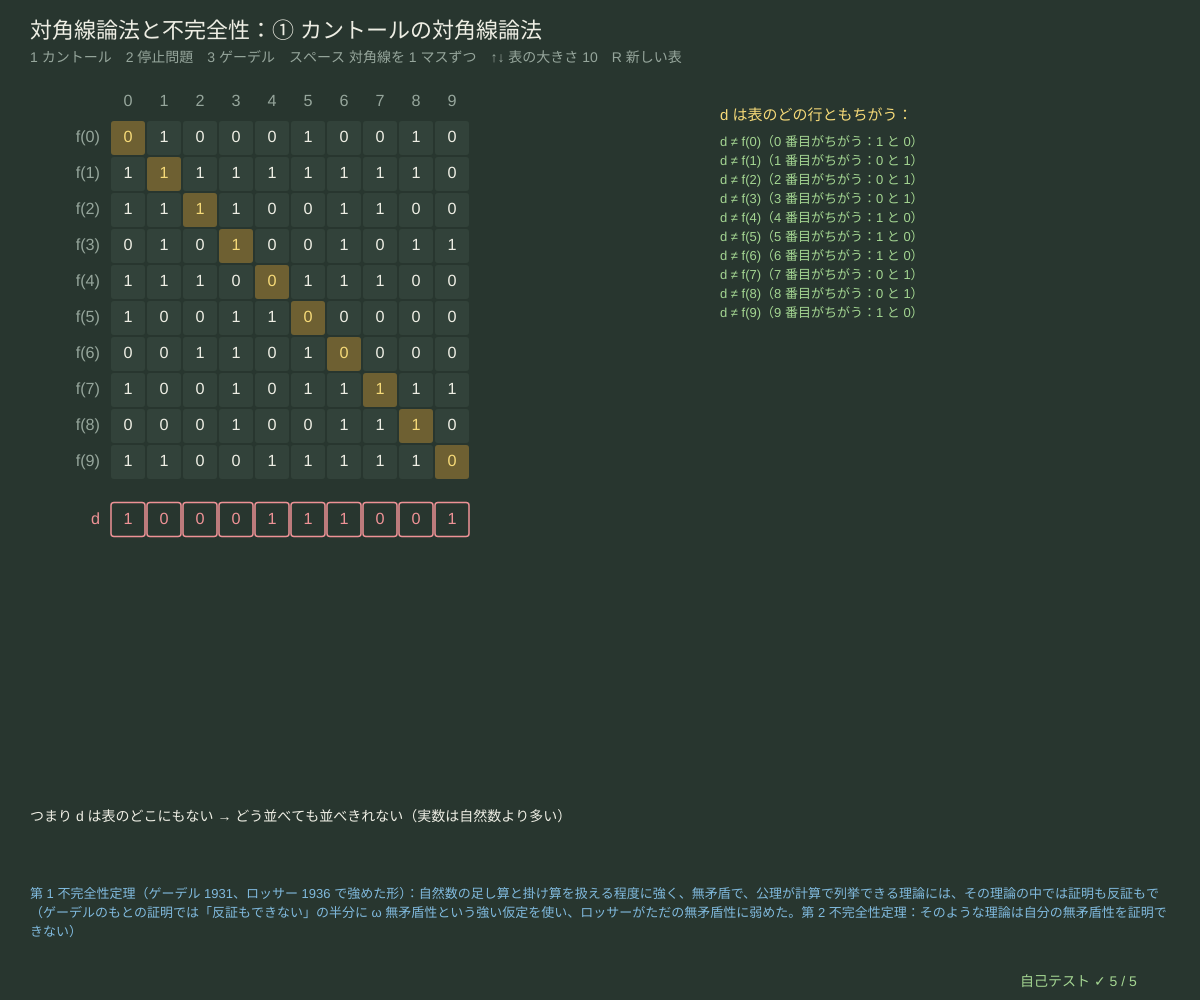
Frame 1 (no input)
Frame 60 (no input): identical to frame 1, image omitted
Frame 120 (the mouse pressed at the canvas centre since frame 60): identical to frame 1, image omitted

The p5.js sketch that drew this single still picture (run headless with seeded random() and noise() and a simulated clock; from frame 60 on, the mouse is pressed at the canvas centre):

// p5.js sketch
// ── sketch.js
// ============================================
// 11 対角線論法と不完全性 ─ 「表に全部並べた」と言われたら、対角線を反転した行を作る。その行は表のどの行ともちがう
// ① カントール：0 と 1 の無限の列は数えきれない　② 停止問題：止まるかを判定するプログラムは作れない
// ③ ゲーデル：「この文は証明できない」という文が作れる（10 のゲーデル数で、式が自分の番号について話せる）
// 1 2 3 図を選ぶ / スペース 対角線を 1 マスずつ / ↑↓ 表の大きさ / R 新しい表
// ============================================

let panel = 0, sizeN = 10, table = [], sweep = -1, sweepT = 0, seed = 1;   // ★ sizeN = 表の大きさ（4〜16）

function setup() {
  createCanvas(windowWidth, windowHeight);
  selfTest();
  newTable();
}
function windowResized() { resizeCanvas(windowWidth, windowHeight); }
function makeTable(n) { let t = []; for (let i = 0; i < n; i++) { let r = []; for (let j = 0; j < n; j++) r.push(rnd() < 0.5 ? 1 : 0); t.push(r); } return t; }
function newTable() { seedRng(seed++); table = makeTable(sizeN); sweep = -1; }
// ★ 対角線の反転：k 番目の行の k 番目を反対にした列 → k 番目の行とは k 番目でちがう
function diagonalFlip(t) { return t.map((r, k) => 1 - r[k]); }
function firstDiff(a, b) { for (let i = 0; i < Math.min(a.length, b.length); i++) if (a[i] !== b[i]) return i; return -1; }
const PANELS = [
  { title: '① カントールの対角線論法', row: (i) => 'f(' + i + ')', col: (j) => j + '', cell: (v) => '' + v, newRow: 'd',
    note: ['「0 と 1 の無限の列を全部、f(0), f(1), f(2), … と並べた」としよう。', '対角線（f(k) の k 桁目）を全部反転した列 d を作ると、d は f(k) と k 桁目がちがう。', 'つまり d は表のどこにもない → どう並べても並べきれない（実数は自然数より多い）'] },
  { title: '② 停止問題（チューリング 1936）', row: (i) => 'P' + i, col: (j) => 'P' + j, cell: (v) => (v ? '止' : '∞'), newRow: 'D',
    note: ['「プログラム P にプログラム Q を入力すると止まるか」を答える判定器 H があるとする（表のマス）。', 'D(x) = 「H が x(x) は止まると言えば永久ループ、止まらないと言えば止まる」を作ると、D の行は対角線の反転。', 'D 自身も表のどこかの行のはずなのに、D(D) で矛盾 → H は作れない（忙しいビーバーの図はシリーズ 66 の 11）'] },
  { title: '③ ゲーデルの不完全性定理（1931）', row: (i) => 'φ' + i + '(x)', col: (j) => j + '', cell: (v) => (v ? '⊢' : '・'), newRow: 'ψ',
    note: ['行 = 変数 x を 1 つ持つ式 φ0, φ1, …（ゲーデル数の順）、マス = 「φk(n) は証明できる（⊢）か」。', 'ψ(x) = 「φx(x) は証明できない」は 10 のゲーデル数で算術の式として書ける。ψ = φg とすると', 'G = ψ(g) = 「φg(g) は証明できない」= 「この文 G は証明できない」。G が証明できたら矛盾 → G は証明できない（そして正しい）'] },
];

function draw() {
  background(...BG);
  let pn = PANELS[panel], n = table.length;
  hudTitle('対角線論法と不完全性：' + pn.title, '1 カントール　2 停止問題　3 ゲーデル　スペース 対角線を 1 マスずつ　↑↓ 表の大きさ ' + n + '　R 新しい表');
  if (sweep >= 0 && sweep < n) { sweepT++; if (sweepT > 30) { sweepT = 0; sweep++; } }
  let d = diagonalFlip(table), x0 = 110, y0 = 120, cs = Math.min(36, (height - 330) / (n + 2), (width * 0.55 - x0) / n);
  noStroke(); textAlign(CENTER, CENTER); textSize(cs * 0.45);
  for (let j = 0; j < n; j++) { fill(...DIMC); text(pn.col(j), x0 + j * cs + cs / 2, y0 - cs * 0.5); }
  for (let i = 0; i < n; i++) {
    fill(...(i === sweep ? YEL : DIMC)); textAlign(RIGHT, CENTER); text(pn.row(i), x0 - 10, y0 + i * cs + cs / 2); textAlign(CENTER, CENTER);
    for (let j = 0; j < n; j++) {
      let diag = i === j, lit = diag && (sweep < 0 || i <= sweep);
      fill(...(lit ? [110, 96, 50] : PANEL)); rect(x0 + j * cs + 1, y0 + i * cs + 1, cs - 2, cs - 2, 3);
      fill(...(lit ? YEL : INK)); text(pn.cell(table[i][j]), x0 + j * cs + cs / 2, y0 + i * cs + cs / 2);
    }
  }
  // ---- 反転した行
  let yd = y0 + (n + 0.6) * cs;
  fill(...PINK); textAlign(RIGHT, CENTER); text(pn.newRow, x0 - 10, yd + cs / 2); textAlign(CENTER, CENTER);
  for (let j = 0; j < n; j++) {
    let show = sweep < 0 || j <= sweep;
    stroke(...PINK); strokeWeight(1.5); fill(...BG); rect(x0 + j * cs + 1, yd + 1, cs - 2, cs - 2, 3);
    noStroke(); fill(...PINK); if (show) text(pn.cell(d[j]), x0 + j * cs + cs / 2, yd + cs / 2);
  }
  // ---- それぞれの行とのちがい
  let rx = width * 0.6;
  fill(...YEL); textSize(15); textAlign(LEFT, BASELINE); text(pn.newRow + ' は表のどの行ともちがう：', rx, 120);
  for (let i = 0; i < n; i++) {
    let show = sweep < 0 || i <= sweep;
    fill(...(show ? (d[i] !== table[i][i] ? GRN : PINK) : DIMC)); textSize(13);
    text(show ? pn.newRow + ' ≠ ' + pn.row(i) + '（' + i + ' 番目がちがう：' + pn.cell(d[i]) + ' と ' + pn.cell(table[i][i]) + '）' : '…', rx, 146 + i * 19);
  }
  // ---- 説明と、定理の正確な主張
  fill(...INK); textSize(14); textAlign(LEFT, TOP); textLeading(21);
  text(pn.note.join('\n'), 30, height - 190, width - 60, 70);
  fill(...SKY); textSize(13); textLeading(19);
  text('第 1 不完全性定理（ゲーデル 1931、ロッサー 1936 で強めた形）：自然数の足し算と掛け算を扱える程度に強く、無矛盾で、公理が計算で列挙できる理論には、その理論の中では証明も反証もできない文がある。\n' +
    '（ゲーデルのもとの証明では「反証もできない」の半分に ω 無矛盾性という強い仮定を使い、ロッサーがただの無矛盾性に弱めた。第 2 不完全性定理：そのような理論は自分の無矛盾性を証明できない）', 30, height - 112, width - 60, 80);
  drawSelfTest(width - 180, height - 14);
}
function keyPressed() {
  if (key >= '1' && key <= '3') { panel = Number(key) - 1; sweep = -1; }
  if (key === ' ') { sweep = sweep < 0 || sweep >= table.length ? 0 : sweep; sweepT = 0; }
  if (key === UP_ARROW) { sizeN = Math.min(16, sizeN + 1); newTable(); }
  if (key === DOWN_ARROW) { sizeN = Math.max(4, sizeN - 1); newTable(); }
  if (key === 'r' || key === 'R') newTable();
  return false;
}

// ---- 自己テスト
function selfTest() {
  selfTestResults = [];
  seedRng(77); let ok = 0;
  for (let k = 0; k < 200; k++) { let t = makeTable(rndInt(1, 16)), d = diagonalFlip(t); if (t.every((r, i) => firstDiff(d, r) >= 0 && d[i] !== r[i])) ok++; }
  check('でたらめな表 200 個（1〜16 行）：対角線を反転した列は、k 行目と k 番目で必ずちがう', ok === 200);
  let allMiss = true, count = 0;
  for (let s = 1; s <= 3; s++) {                // 集合 S の要素 → S の部分集合（ビットの集まり）への関数を全部
    let nSub = 1 << s, total = Math.pow(nSub, s);
    for (let code = 0; code < total; code++) {
      let f = [], c = code; for (let x = 0; x < s; x++) { f.push(c % nSub); c = Math.floor(c / nSub); }
      let diag = 0; for (let x = 0; x < s; x++) if (!((f[x] >> x) & 1)) diag |= 1 << x;   // 対角線の集合 { x : x ∉ f(x) }
      if (f.indexOf(diag) >= 0) allMiss = false; count++;
    }
  }
  check('要素 1〜3 個の集合 S から部分集合への関数 ' + count + ' 個を全部ためす：どれも { x : x ∉ f(x) } を取りこぼす（カントールの定理）', allMiss && count === 2 + 16 + 512);
  const pair = (a, b) => ((a + b) * (a + b + 1)) / 2 + b;
  const unpair = (z) => { let w = Math.floor((Math.sqrt(8 * z + 1) - 1) / 2), t = (w * (w + 1)) / 2, b = z - t; return [w - b, b]; };
  let pairOk = true; for (let z = 0; z < 5000; z++) { let [a, b] = unpair(z); if (pair(a, b) !== z || a < 0 || b < 0) pairOk = false; }
  check('くらべ：自然数の組 (a, b) は数えられる（カントールの対関数が 0〜4999 で行って戻れる）', pairOk);
  let seen = new Set(); for (let n = 1; n < 2048; n++) seen.add(n.toString(2).slice(1));
  check('くらべ：有限の 0/1 の列は数えられる（n を 2 進数にして先頭の 1 を消すと、長さ 10 までの 2047 個がちょうど 1 回ずつ）', seen.size === 2047);
  let models = [];
  for (let g = 0; g < 2; g++) for (let pr = 0; pr < 2; pr++) if ((g === 1) === (pr === 0) && (!pr || g)) models.push([g, pr]);
  check('「G ⇔ G は証明できない」と「証明できるものは正しい」を両方みたす真偽は 1 通り：G は正しく、証明できない', models.length === 1 && models[0][0] === 1 && models[0][1] === 0);
  reportSelfTest();
}

// ---------- やってみよう ----------
// 1. スペースで対角線を 1 マスずつ。d は f(0) と 0 番目、f(1) と 1 番目、… でちがうことを確かめよう
// 2. 表を 16 にしても、何回 R を押しても、d は必ず表の外。表を作る人が「d も入れたよ」と言ったら？（その新しい表でまた作る）
// 3. 停止問題の D と、ゲーデルの ψ は「対角線を反転した行」の同じ形。どこが対応しているか表にしてみよう
// 4. 不完全性定理の 3 つの条件（十分強い・無矛盾・公理が計算で列挙できる）の 1 つでもなくすと、どうなる？
//    （例：正しい算術の文を全部公理にすると完全になるが、公理を列挙するプログラムが作れない）
// 5. 「この文はうそ」（13 のうそつきのパラドックス）と「この文は証明できない」のちがいは？

// ==================================================
// ここから下は「論理の道具」（中身は読まなくても OK。消さないでね）
// ==================================================
// ---- 色と小さな道具（黒板とチョーク）
const BG = [40, 54, 47];                // 背景（黒板の灰緑）
const INK = [238, 238, 228];            // 文字（白いチョーク）
const YEL = [246, 218, 120], SKY = [128, 186, 222], PINK = [238, 146, 150], GRN = [164, 214, 146], LILAC = [196, 170, 230];
const DIMC = [150, 166, 156], PANEL = [50, 66, 58], LINEC = [92, 112, 102];
function clampv(v, a, b) { return v < a ? a : v > b ? b : v !== v ? a : v; }     // NaN なら a に戻す
function fmtN(v, d) { if (typeof v !== 'number' || v !== v) return '?'; return v.toFixed(d === undefined ? 2 : d); }
function hudTitle(t, sub) {              // 左上のタイトルと操作の説明（日本語は 1 文字ずつ折り返す）
  textWrap(CHAR); noStroke(); fill(...INK); textSize(22); textAlign(LEFT, BASELINE); text(t, 30, 38);
  fill(...DIMC); textSize(14); textLeading(19); text(sub, 30, 62);
}
function typeInto(s, ch, allowed, maxLen) {   // 文字の入力：allowed に入っている 1 文字だけ足す（長さの上限つき）
  if (typeof ch !== 'string' || ch.length !== 1 || allowed.indexOf(ch) < 0) return s;
  return s.length < (maxLen || 40) ? s + ch : s;
}
function chalkPanel(x, y, w, h) { noStroke(); fill(...PANEL); rect(x, y, w, h, 8); }
function drawInputLine(x, y, label, s, err, active) {   // 入力欄：文字列と、まちがいの説明
  noStroke(); fill(...(active === false ? DIMC : YEL)); textSize(15); textAlign(LEFT, BASELINE); text(label, x, y);
  let lx = x + textWidth(label) + 8;
  fill(...INK); textSize(20); text(s + (active !== false && frameCount % 60 < 30 ? '▏' : ''), lx, y + 1);
  if (err) { fill(...PINK); textSize(14); text('✗ ' + err, lx, y + 22); }
}
// ---- 種つきの乱数（同じ種なら毎回同じ列 → 実験をくり返せる）
let rngState = 1;
function seedRng(s) { rngState = (s >>> 0) || 1; }
function rnd() {                       // 0〜1 の一様乱数（mulberry32）
  rngState = (rngState + 0x6d2b79f5) >>> 0;
  let t = rngState;
  t = Math.imul(t ^ (t >>> 15), t | 1);
  t ^= t + Math.imul(t ^ (t >>> 7), t | 61);
  return ((t ^ (t >>> 14)) >>> 0) / 4294967296;
}
function rndInt(a, b) { return a + Math.floor(rnd() * (b - a + 1)); }
function rndPick(arr) { return arr[Math.floor(rnd() * arr.length)]; }
// ---- 自己テストの道具
let selfTestResults = [];
function check(name, cond) { selfTestResults.push({ name, ok: !!cond }); }
function reportSelfTest() { for (let r of selfTestResults) (r.ok ? console.log : console.error)((r.ok ? '✓ ' : '✗ ') + r.name); }
function selfTestLine() { let n = selfTestResults.filter((r) => r.ok).length; return '自己テスト ' + (n === selfTestResults.length ? '✓ ' : '✗ ') + n + ' / ' + selfTestResults.length; }
function drawSelfTest(x, y) { noStroke(); fill(...(selfTestResults.every((r) => r.ok) ? GRN : PINK)); textSize(14); textAlign(LEFT, BASELINE); text(selfTestLine(), x, y); }
